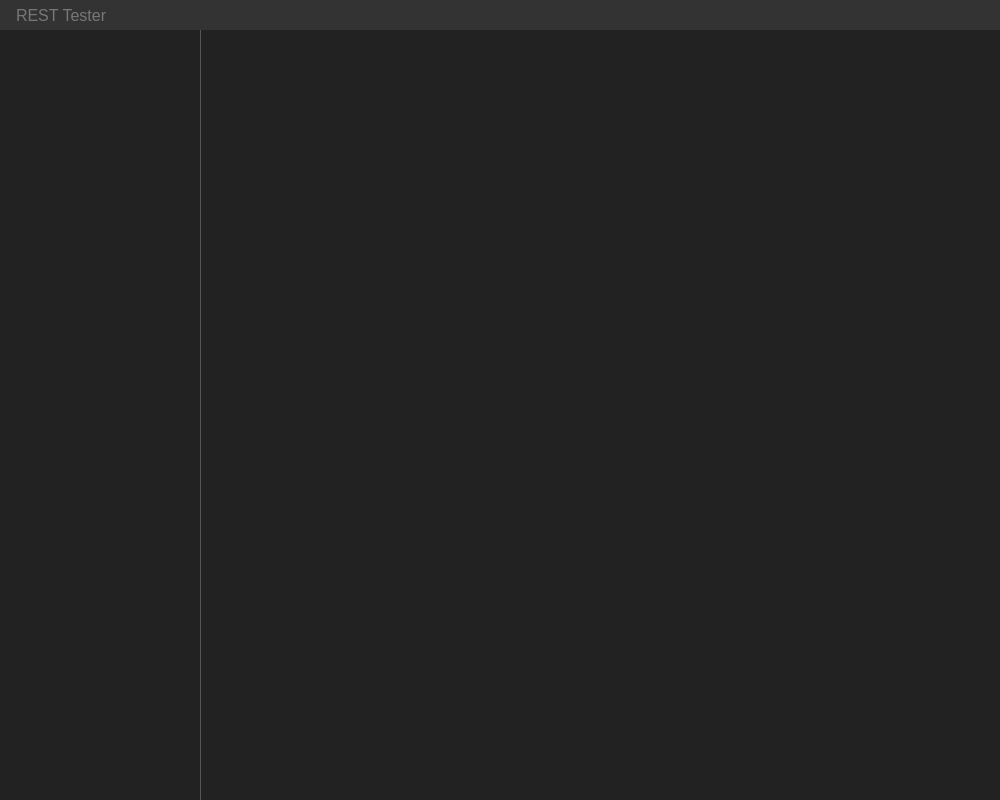
<?xml version="1.0" encoding="UTF-8"?>
<ui version="4.0">
 <class>MainWindow</class>
 <widget class="QMainWindow" name="MainWindow">
  <property name="geometry">
   <rect>
    <x>0</x>
    <y>0</y>
    <width>1000</width>
    <height>800</height>
   </rect>
  </property>
  <property name="sizePolicy">
   <sizepolicy hsizetype="Minimum" vsizetype="Preferred">
    <horstretch>0</horstretch>
    <verstretch>0</verstretch>
   </sizepolicy>
  </property>
  <property name="windowTitle">
   <string>REST Tester</string>
  </property>
  <property name="styleSheet">
   <string notr="true">* {
    border: none;
    font-family: &quot;Roboto&quot;;
}

QMainWindow {
    background-color: #222;
}

/* SCROLL BAR */
QScrollBar {
    border: none;
    background: transparent;
}
QScrollBar:vertical {
    width: 12px;
}
QScrollBar:horizontal {
    height: 12px;
}
QScrollBar::handle {
    background: rgba(200, 200, 200, 0.3);
    border-radius: 4px;
    margin: 2px;
}
QScrollBar::handle:hover {
    background: rgba(200, 200, 200, 0.5);
}
QScrollBar::handle:vertical {
    min-height: 20px;
}
QScrollBar::handle:horizontal {
    min-width: 20px;
}
QScrollBar::add-line, QScrollBar::sub-line {
    height: 0;
    width: 0;
}
QScrollBar::sub-page, QScrollBar::add-page {
    background: transparent;
}



QTableWidget {
    gridline-color: #555;
    border-top: 1px solid #555;
    border-left: 1px solid #555;
}



QTextEdit {
    color: white;
	border: none;
	font-style: monospace;
	font-size: 12px;
	margin: 0;
	padding: 0;
	background-color: transparent;
	font-family: &quot;Consolas&quot;;
	selection-background-color: rgba(255, 255, 255, 0.1);
}

QTextEdit:active {
	selection-background-color: rgba(255, 255, 255, 0.2);
}



</string>
  </property>
  <widget class="QWidget" name="centralwidget">
   <property name="styleSheet">
    <string notr="true"/>
   </property>
   <layout class="QVBoxLayout" name="verticalLayout_2">
    <property name="spacing">
     <number>0</number>
    </property>
    <property name="leftMargin">
     <number>0</number>
    </property>
    <property name="topMargin">
     <number>0</number>
    </property>
    <property name="rightMargin">
     <number>0</number>
    </property>
    <property name="bottomMargin">
     <number>0</number>
    </property>
    <item>
     <layout class="QVBoxLayout" name="verticalLayout">
      <property name="spacing">
       <number>0</number>
      </property>
      <item>
       <widget class="QFrame" name="titleBar">
        <property name="minimumSize">
         <size>
          <width>0</width>
          <height>30</height>
         </size>
        </property>
        <property name="maximumSize">
         <size>
          <width>16777215</width>
          <height>30</height>
         </size>
        </property>
        <property name="styleSheet">
         <string notr="true">background-color: #333;</string>
        </property>
        <property name="frameShape">
         <enum>QFrame::StyledPanel</enum>
        </property>
        <property name="frameShadow">
         <enum>QFrame::Raised</enum>
        </property>
        <layout class="QHBoxLayout" name="horizontalLayout">
         <property name="spacing">
          <number>0</number>
         </property>
         <property name="leftMargin">
          <number>16</number>
         </property>
         <property name="topMargin">
          <number>0</number>
         </property>
         <property name="rightMargin">
          <number>0</number>
         </property>
         <property name="bottomMargin">
          <number>0</number>
         </property>
         <item>
          <widget class="QLabel" name="title">
           <property name="styleSheet">
            <string notr="true">font-size: 16px;
color: #777;</string>
           </property>
           <property name="text">
            <string>REST Tester</string>
           </property>
          </widget>
         </item>
        </layout>
       </widget>
      </item>
      <item>
       <widget class="QSplitter" name="splitter">
        <property name="styleSheet">
         <string notr="true">QSplitter::handle {
	background-color: #555;
	height: 1px;
	margin: 0;
}</string>
        </property>
        <property name="orientation">
         <enum>Qt::Horizontal</enum>
        </property>
        <property name="childrenCollapsible">
         <bool>false</bool>
        </property>
        <widget class="QWidget" name="endpointList" native="true">
         <property name="minimumSize">
          <size>
           <width>200</width>
           <height>0</height>
          </size>
         </property>
        </widget>
        <widget class="EndpointDetailWidget" name="endpoint" native="true">
         <property name="sizePolicy">
          <sizepolicy hsizetype="Preferred" vsizetype="Expanding">
           <horstretch>1</horstretch>
           <verstretch>0</verstretch>
          </sizepolicy>
         </property>
         <property name="minimumSize">
          <size>
           <width>400</width>
           <height>0</height>
          </size>
         </property>
        </widget>
       </widget>
      </item>
     </layout>
    </item>
   </layout>
  </widget>
 </widget>
 <customwidgets>
  <customwidget>
   <class>EndpointDetailWidget</class>
   <extends>QWidget</extends>
   <header>Widgets/endpointdetailwidget.h</header>
   <container>1</container>
  </customwidget>
 </customwidgets>
 <resources/>
 <connections/>
</ui>
